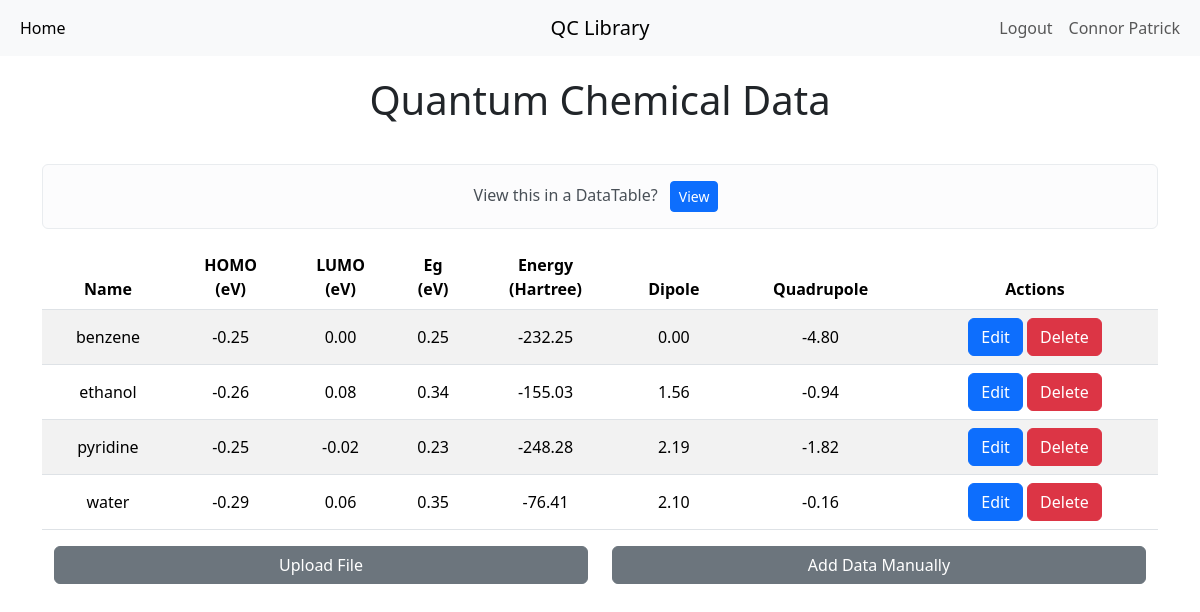
The page / (signed in) on the database its author committed.
### main.py (models this page shows)
class User(UserMixin, db.Model):
    __tablename__ = "users"
    id: Mapped[int] = mapped_column(Integer, primary_key=True)
    email: Mapped[str] = mapped_column(String(100), unique=True)
    password: Mapped[str] = mapped_column(String(100))
    name: Mapped[str] = mapped_column(String(1000))

class QC_data(db.Model):
    __tablename__ = "data"
    id: Mapped[int] = mapped_column(Integer, primary_key=True)
    qc_name: Mapped[str] = mapped_column(String(250), unique=True, nullable=False)
    HOMO: Mapped[Decimal] = mapped_column(Numeric(5, 2), nullable=False)
    LUMO: Mapped[Decimal] = mapped_column(Numeric(5, 2), nullable=False)
    Eg: Mapped[Decimal] = mapped_column(Numeric(5, 2), nullable=False)
    Energy: Mapped[Decimal] = mapped_column(Numeric(5, 2), nullable=False)
    Dipole: Mapped[Decimal] = mapped_column(Numeric(5, 2), nullable=False)
    Quadrupole: Mapped[Decimal] = mapped_column(Numeric(5, 2), nullable=False)

### main.py (the view)
@app.route("/")
def home():
    result = db.session.execute(db.select(QC_data).order_by(QC_data.qc_name))
    all_data = result.scalars()
    return render_template(
        "index.html", data=all_data, logged_in=current_user.is_authenticated
    )

### main.py (called while the page is built)
@login_manager.user_loader
def load_user(user_id):
    return db.get_or_404(User, user_id)

### templates/index.html (shortened to what this page needs)
{% extends "base.html" %}
{% block content %}
<div class="container justify-content-center">
  <div class="col-auto">
    <h1 class="text-center" style="margin-top: 20px; margin-bottom: 40px;">Quantum Chemical Data</h1>
    {% if data == []: %}
    <p>No data available. Add data below.</p>
    {% else: %}
    <div class="alert alert-light text-center" role="alert">
      View this in a DataTable?
      <a type="button" class="btn btn-primary btn-sm mx-2" href="{{ url_for('dt') }}">View</a>
    </div>
    <table class="table table-striped table-hover table-responsive text-center align-middle">
      <thead>
        <tr>
          <th scope="col">Name</th>
          <th scope="col">HOMO<br>(eV)</th>
          <th scope="col">LUMO<br>(eV)</th>
          <th scope="col">Eg<br>(eV)</th>
          <th scope="col">Energy<br>(Hartree)</th>
          <th scope="col">Dipole</th>
          <th scope="col">Quadrupole</th>
          {% if current_user.is_authenticated %}
          <th scope="col">Actions</th>
          {% endif %}
        </tr>
      </thead>
      <tbody>
        {% for molecule in data %}
        <tr>
          <td scope="row">{{molecule.qc_name}}</td>
          <td scope="row">{{molecule.HOMO}}</td>
          <td scope="row">{{molecule.LUMO}}</td>
          <td scope="row">{{molecule.Eg}}</td>
          <td scope="row">{{molecule.Energy}}</td>
          <td scope="row">{{molecule.Dipole}}</td>
          <td scope="row">{{molecule.Quadrupole}}</td>
          {% if logged_in %}
          <td scope="row">
            <a class="btn btn-primary" href="{{ url_for('edit', id=molecule.id) }}" role="button">Edit</a>
            <a class="btn btn-danger" href="{{ url_for('delete', id=molecule.id) }}" role="button">Delete</a>
          </td>
          {% endif %}
        </tr>
        {% endfor %}
      </tbody>
    </table>
    {% endif %}
    {% if current_user.is_authenticated: %}
    <div class="container text-center">
      <div class="row">
        <div class="col">
          <a class="btn btn-secondary w-100" href="{{ url_for('upload') }}" role="button">Upload File</a>
        </div>
        <div class="col">
          <a class="btn btn-secondary w-100" href="{{ url_for('add') }}" role="button">Add Data Manually</a>
        </div>
      </div>
    </div>
    {% endif %}
  </div>
</div>
{% endblock %}

### templates/base.html (shortened to what this page needs)
<!DOCTYPE html>
<link href="https://cdn.jsdelivr.net/npm/bootstrap@5.3.3/dist/css/bootstrap.min.css" rel="stylesheet">
<html lang="en">
  <head>
  </head>
  <body>
    <nav class="navbar navbar-expand-md navbar-light bg-light">
      <div class="container-fluid">
          <div class="navbar-collapse collapse w-100 order-1 order-md-0 dual-collapse2">
            <div class="collapse navbar-collapse" id="navbarNavAltMarkup">
              <div class="navbar-nav">
                <a class="nav-link active" aria-current="page" href="{{ url_for('home') }}">Home</a>
              </div>
            </div>
          </div>
          <div class="mx-auto order-0">
              <a class="navbar-brand mx-auto" href="{{ url_for('home') }}">QC Library</a>
          </div>
          <div class="navbar-collapse collapse w-100 order-3 dual-collapse2">
            <div class="navbar-nav ms-auto">
              {% if logged_in %}
              <a class="nav-link" href="{{ url_for('logout') }}">Logout</a>
              {% endif %}
              <a class="nav-link">{{current_user.name}}</a>
              </div>
        </div>
      </div>
    </nav>
  {% block content %}
  {% endblock %}
  </body>
</html>

### rows shown on the page
User: name "Connor Patrick"
QC_data: qc_name "benzene", HOMO "-0.25", LUMO "0.00", Eg "0.25", Energy "-232.25", Dipole "0.00", Quadrupole "-4.80"
QC_data: qc_name "ethanol", HOMO "-0.26", LUMO "0.08", Eg "0.34", Energy "-155.03", Dipole "1.56", Quadrupole "-0.94"
QC_data: qc_name "pyridine", HOMO "-0.25", LUMO "-0.02", Eg "0.23", Energy "-248.28", Dipole "2.19", Quadrupole "-1.82"
QC_data: qc_name "water", HOMO "-0.29", LUMO "0.06", Eg "0.35", Energy "-76.41", Dipole "2.10", Quadrupole "-0.16"
